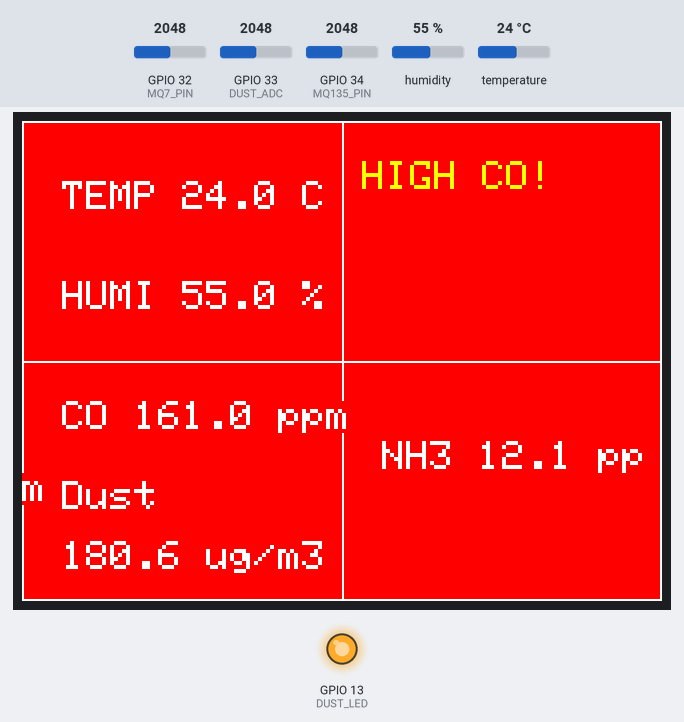
A program run on a simulated ESP32. On the bench: 320×240 colour display, output pins drawn as LEDs (lit = HIGH). Inputs (shaded band) come from the test bench; at power-on: humidity 55 %, GPIO 34 (MQ135_PIN) = 2048, GPIO 32 (MQ7_PIN) = 2048, temperature 24 °C, GPIO 33 (DUST_ADC) = 2048. WiFi joins after 1.5 s; servers stay silent unless stated; no MQTT or app messages arrive unless stated; what the program prints to the serial monitor is not drawn.

Above: at 7.6 s.
7.7 s: humidity set to 22 %
At 18.3 s:
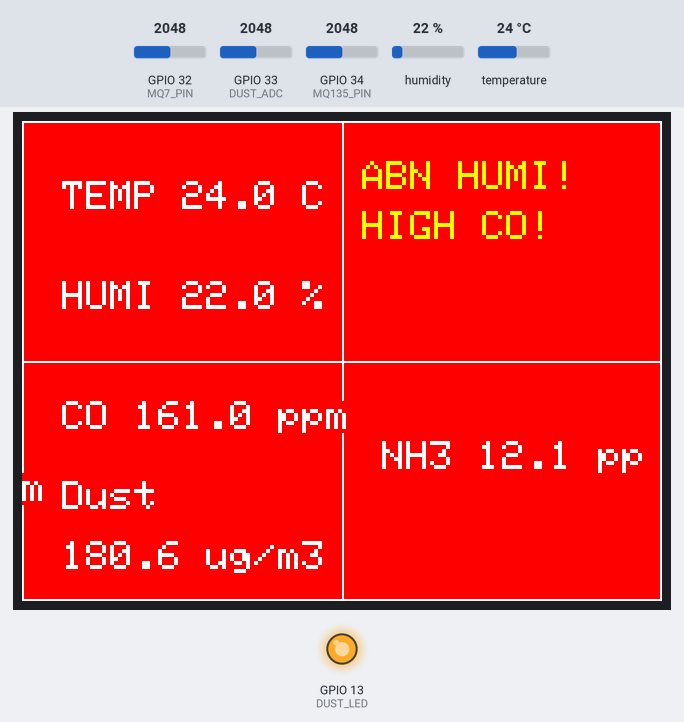
18.8 s: GPIO 34 (MQ135_PIN) set to 2496
At 28.1 s:
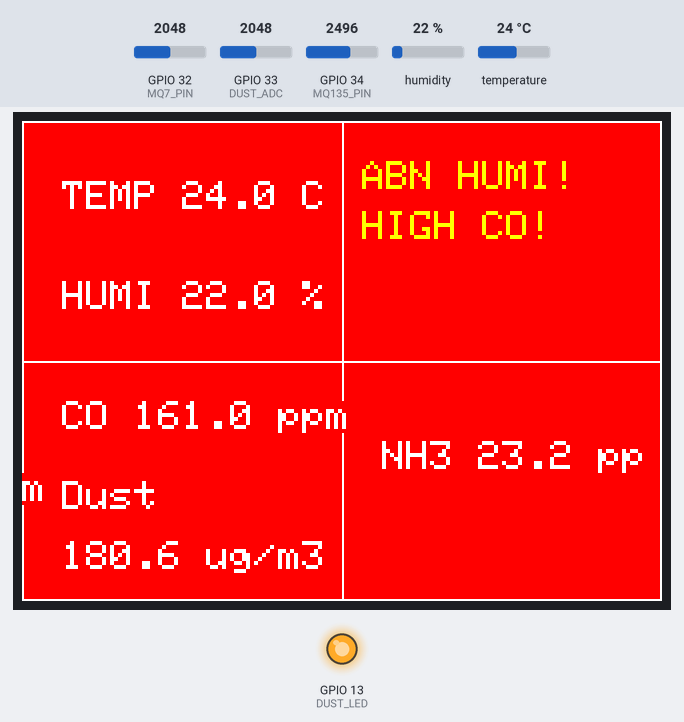
29.1 s: GPIO 34 (MQ135_PIN) set to 2578
At 39.1 s:
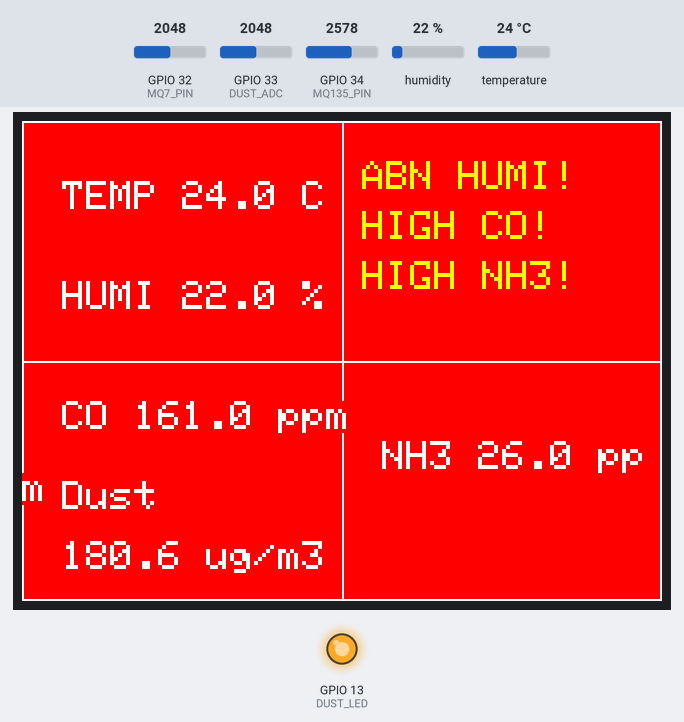
39.4 s: GPIO 32 (MQ7_PIN) set to 1247
At 49.1 s:
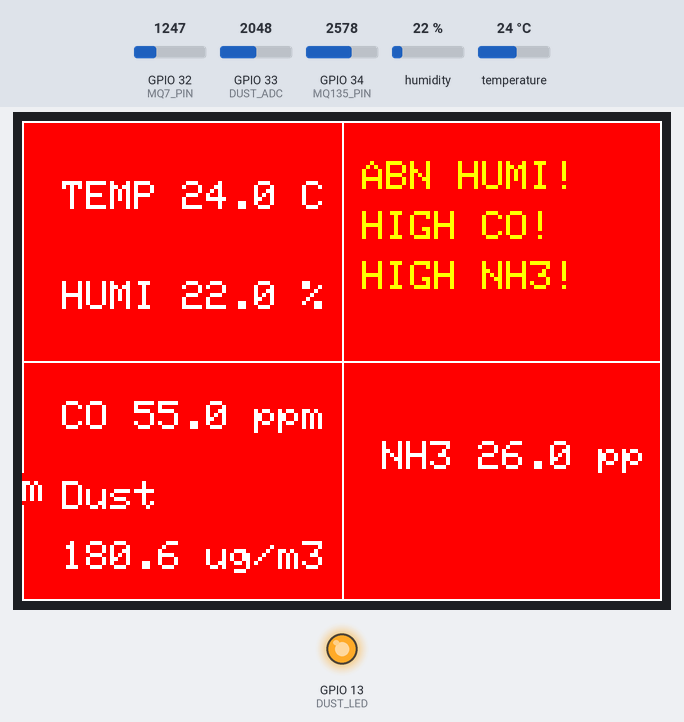
49.8 s: GPIO 32 (MQ7_PIN) set to 1133
At 58.9 s:
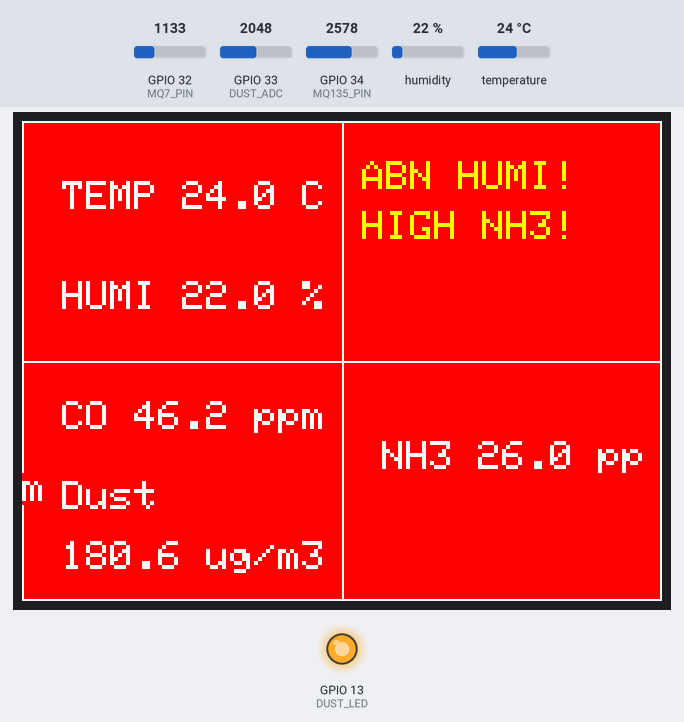
60.1 s: temperature set to 41 °C
At 70.1 s:
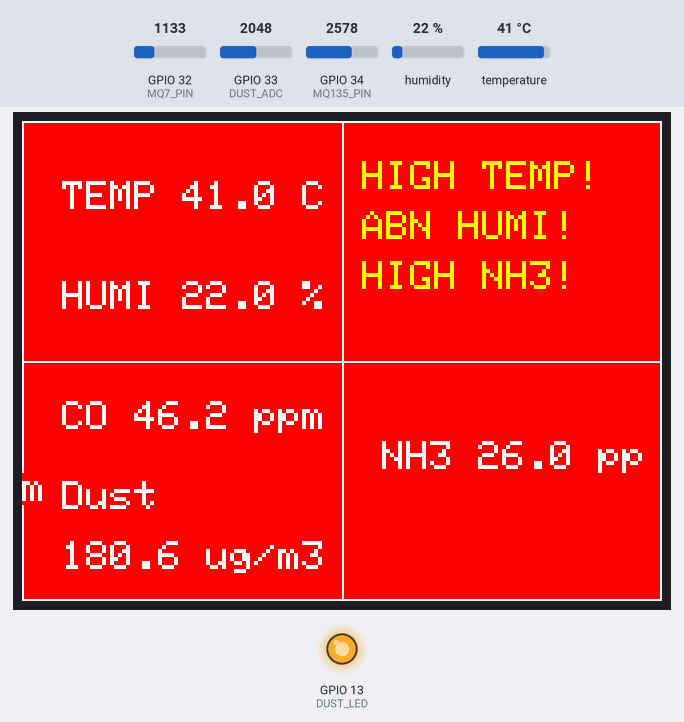
Timing chart, 0 to 71.4 s (numbered marks = the images above; inputs shaded):
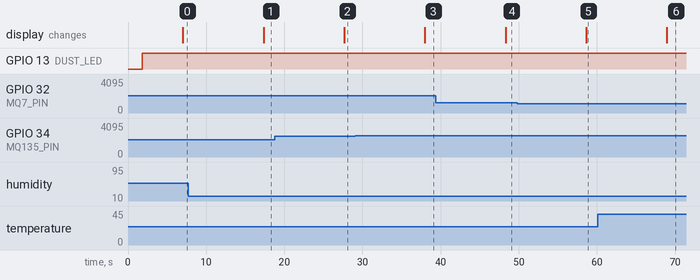

Measured:
- the behaviour switches between 2550 and 2551 on GPIO 34 (MQ135_PIN) (found by bisection; images 2 and 3)
- the behaviour switches between 1184 and 1183 on GPIO 32 (MQ7_PIN) (found by bisection; images 4 and 5)
- after the input at 7.7 s, the display: changes after 9.6 s (image 1)
- after the input at 18.8 s, the display: changes after 8.9 s (image 2)
- after the input at 29.1 s, the display: changes after 8.9 s (image 3)
- after the input at 39.4 s, the display: changes after 8.9 s (image 4)
- after the input at 49.8 s, the display: changes after 8.8 s (image 5)
- after the input at 60.1 s, the display: changes after 8.9 s (image 6)

The program:

main.cpp
```cpp
#include <Arduino.h>
#include <WiFi.h>
#include <PubSubClient.h>
#include "DHT.h"
#include <TFT_eSPI.h>
#include <SPI.h>
#include <WiFiClientSecure.h>

// ==== WiFi ====
const char *ssid = "Open WorkShop 2.4GHz";
const char *password = "0000*0000";

// ==== HiveMQ Cloud ====
const char *mqtt_server = "ca79e77ad302449a8ecc4323f5a735dc.s1.eu.hivemq.cloud";
const int mqtt_port = 8883;
const char *mqtt_user = "Nckh_clkk";
const char *mqtt_pass = "Nckh_clkk1";
const char *topic_pub = "sensor/data";

WiFiClientSecure espClient;
PubSubClient client(espClient);

// ==== TFT ====
TFT_eSPI tft = TFT_eSPI();

// ==== DHT22 ====
#define DHTPIN 16
#define DHTTYPE DHT22
DHT dht(DHTPIN, DHTTYPE);

// ==== MQ135 ====
#define MQ135_PIN 34
const float RL_135 = 10000.0;
const float VCC_135 = 5.0;
const float ADC_REF = 3.3;
const int ADC_MAX = 4095;
float R0_135 = 30000.0;
const float M_NH3 = -0.48;
const float B_NH3 = 0.35;
int samples = 10;

float readVoltage_MQ135()
{
  uint32_t sum = 0;
  for (int i = 0; i < samples; i++)
  {
    sum += analogRead(MQ135_PIN);
    delay(10);
  }
  float adc = (float)sum / samples;
  return (adc / ADC_MAX) * ADC_REF;
}

float calcRs_MQ135(float vout)
{
  if (vout <= 0.0001)
    return 1e6;
  return RL_135 * (VCC_135 - vout) / vout;
}

float RsRo_to_ppm(float rs_ro, float m, float b)
{
  if (rs_ro <= 0)
    return -1;
  float log_ppm = (log10(rs_ro) - b) / m;
  return pow(10, log_ppm);
}

// ==== MQ7 ====
#define MQ7_PIN 32
#define RL_7 10000
#define R0_7 10000

float getMQ7Resistance(int adcValue)
{
  float sensorVoltage = ((float)adcValue / 4095.0) * 3.3;
  float rs = (3.3 - sensorVoltage) * RL_7 / sensorVoltage;
  return rs;
}

float getCOppm(float rs)
{
  float ratio = rs / R0_7;
  float m = -0.77;
  float b = 1.699;
  float log_ppm = (log10(ratio) - b) / m;
  return pow(10, log_ppm);
}

// ==== GP2Y1010AU0F ====
#define DUST_LED 13
#define DUST_ADC 33
int samplingTime = 280;
int deltaTime = 40;
int sleepTime = 9680;

float readDust()
{
  float sumDust = 0;
  for (int i = 0; i < 10; i++)
  {
    digitalWrite(DUST_LED, LOW);
    delayMicroseconds(samplingTime);
    float voMeasured = analogRead(DUST_ADC);
    delayMicroseconds(deltaTime);
    digitalWrite(DUST_LED, HIGH);
    delayMicroseconds(sleepTime);

    float voltage = voMeasured * (3.3 / 4095.0);
    float dustDensity = 0.17 * voltage - 0.1; // mg/m³
    if (dustDensity < 0)
      dustDensity = 0;

    sumDust += dustDensity;
    delay(500);
  }
  float avgDust_mg = sumDust / 10.0;      // mg/m³
  float avgDust_ug = avgDust_mg * 1000.0; // µg/m³

  Serial.print("Bụi trung bình: ");
  Serial.print(avgDust_mg, 3);
  Serial.print(" mg/m3 (");
  Serial.print(avgDust_ug, 1);
  Serial.println(" µg/m3)");

  return avgDust_ug; // trả về µg/m³ để hiển thị và gửi MQTT
}

// ==== Biến dữ liệu ====
float temp, humi, co_ppm, nh3_ppm, dust;

// ==== MQTT ====
void reconnect()
{
  while (!client.connected())
  {
    Serial.print("Đang kết nối MQTT...");
    if (client.connect("ESP32_Client", mqtt_user, mqtt_pass))
    {
      Serial.println("✅ Kết nối MQTT thành công!");
    }
    else
    {
      Serial.print("❌ Lỗi, mã: ");
      Serial.println(client.state());
      delay(5000);
    }
  }
}

void sendToMQTT()
{
  char payload[200];
  snprintf(payload, sizeof(payload),
           "{\"temp\":%.2f,\"humi\":%.2f,\"co\":%.2f,\"nh3\":%.2f,\"dust\":%.2f}",
           temp, humi, co_ppm, nh3_ppm, dust);
  client.publish(topic_pub, payload);
  Serial.println("📤 Đã gửi MQTT:");
  Serial.println(payload);
}

// ==== Ngưỡng cảnh báo ====
#define TEMP_HIGH 35.0
#define HUMI_LOW 30.0
#define HUMI_HIGH 90.0
#define CO_HIGH 50.0
#define NH3_HIGH 25.0

int collectWarnings(String warnList[], int maxItems)
{
  int count = 0;
  if (temp > TEMP_HIGH && count < maxItems)
    warnList[count++] = "HIGH TEMP!";
  if ((humi < HUMI_LOW || humi > HUMI_HIGH) && count < maxItems)
    warnList[count++] = "ABN HUMI!";
  if (co_ppm > CO_HIGH && count < maxItems)
    warnList[count++] = "HIGH CO!";
  if (nh3_ppm > NH3_HIGH && count < maxItems)
    warnList[count++] = "HIGH NH3!";
  return count;
}

// ==== TFT hiển thị ====
void drawScreen()
{
  int w = tft.width();
  int h = tft.height();
  int boxW = w / 2;
  int boxH = h / 2;

  String warns[4];
  int warnCount = collectWarnings(warns, 4);
  bool warning = (warnCount > 0);

  uint16_t bg = warning ? TFT_RED : TFT_BLUE;
  tft.fillScreen(bg);
  tft.drawLine(boxW, 0, boxW, h, TFT_WHITE);
  tft.drawLine(0, boxH, w, boxH, TFT_WHITE);
  tft.drawRect(0, 0, w, h, TFT_WHITE);

  tft.setTextColor(TFT_WHITE, bg);
  tft.setTextSize(2);
  char buf[32];

  sprintf(buf, "%.1f C", temp);
  tft.setCursor(20, 30);
  tft.print("TEMP ");
  tft.print(buf);

  sprintf(buf, "%.1f %%", humi);
  tft.setCursor(20, 80);
  tft.print("HUMI ");
  tft.print(buf);

  if (warning)
  {
    tft.setTextColor(TFT_YELLOW, bg);
    int x = boxW + 10;
    int y = 20;
    for (int i = 0; i < warnCount; i++)
    {
      tft.setCursor(x, y + i * 25);
      tft.print(warns[i]);
    }
  }
  else
  {
    tft.setTextColor(TFT_WHITE, bg);
    tft.setCursor(boxW + 30, boxH / 2 - 10);
    tft.print("OK");
  }

  sprintf(buf, "%.1f ppm", co_ppm);
  tft.setTextColor(TFT_WHITE, bg);
  tft.setCursor(20, boxH + 20);
  tft.print("CO ");
  tft.print(buf);

  sprintf(buf, "%.1f ppm", nh3_ppm);
  tft.setCursor(boxW + 20, boxH + 40);
  tft.print("NH3 ");
  tft.print(buf);

  sprintf(buf, "%.1f ug/m3", dust);
  tft.setCursor(20, boxH + 60);
  tft.print("Dust ");
  tft.setCursor(20, boxH + 90);
  tft.print(buf);
}

// ==== Setup ====
void setup()
{
  Serial.begin(115200);
  tft.init();
  tft.setRotation(1);

  WiFi.begin(ssid, password);
  Serial.print("Đang kết nối WiFi");
  while (WiFi.status() != WL_CONNECTED)
  {
    delay(500);
    Serial.print(".");
  }
  Serial.println("\n✅ WiFi OK");

  espClient.setInsecure();
  client.setServer(mqtt_server, mqtt_port);

  analogSetPinAttenuation(MQ135_PIN, ADC_11db);
  analogSetPinAttenuation(MQ7_PIN, ADC_11db);
  analogSetPinAttenuation(DUST_ADC, ADC_11db);
  pinMode(DUST_LED, OUTPUT);
  dht.begin();
}

// ==== Loop ====
void loop()
{
  if (!client.connected())
    reconnect();
  client.loop();

  humi = dht.readHumidity();
  temp = dht.readTemperature();

  float vout135 = readVoltage_MQ135();
  float Rs135 = calcRs_MQ135(vout135);
  float ratio135 = Rs135 / R0_135;
  nh3_ppm = RsRo_to_ppm(ratio135, M_NH3, B_NH3);

  int adc7 = analogRead(MQ7_PIN);
  float Rs7 = getMQ7Resistance(adc7);
  co_ppm = getCOppm(Rs7);

  dust = readDust();

  drawScreen();
  sendToMQTT();

  delay(5000);
}
```
